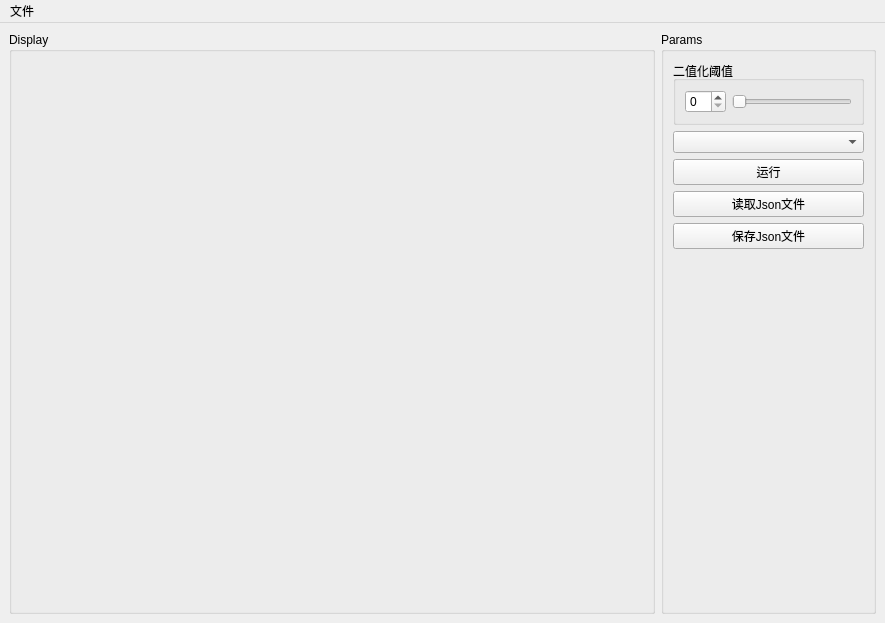
<?xml version="1.0" encoding="UTF-8"?>
<ui version="4.0">
 <class>ICWindow</class>
 <widget class="QMainWindow" name="ICWindow">
  <property name="geometry">
   <rect>
    <x>0</x>
    <y>0</y>
    <width>885</width>
    <height>623</height>
   </rect>
  </property>
  <property name="windowTitle">
   <string>IC标注工具</string>
  </property>
  <widget class="QWidget" name="centralwidget">
   <layout class="QHBoxLayout" name="horizontalLayout" stretch="3,1">
    <item>
     <widget class="QGroupBox" name="groupBox_Display">
      <property name="title">
       <string>Display</string>
      </property>
      <layout class="QGridLayout" name="gridLayout">
       <item row="0" column="0">
        <widget class="ICPaintingView" name="paintingView" native="true"/>
       </item>
      </layout>
     </widget>
    </item>
    <item>
     <widget class="QGroupBox" name="groupBox_Params">
      <property name="title">
       <string>Params</string>
      </property>
      <layout class="QVBoxLayout" name="verticalLayout">
       <item>
        <widget class="QGroupBox" name="groupBox_Threshold1">
         <property name="title">
          <string>二值化阈值</string>
         </property>
         <layout class="QGridLayout" name="gridLayout_2">
          <item row="0" column="0">
           <widget class="QSpinBox" name="spinBox_Threshold1"/>
          </item>
          <item row="0" column="1">
           <widget class="QSlider" name="horizontalSlider_Threshold1">
            <property name="orientation">
             <enum>Qt::Horizontal</enum>
            </property>
           </widget>
          </item>
         </layout>
        </widget>
       </item>
       <item>
        <widget class="QComboBox" name="comboBox_ModeSelect"/>
       </item>
       <item>
        <widget class="QPushButton" name="pushButton_Run">
         <property name="text">
          <string>运行</string>
         </property>
        </widget>
       </item>
       <item>
        <widget class="QPushButton" name="pushButton_ReadJson">
         <property name="text">
          <string>读取Json文件</string>
         </property>
        </widget>
       </item>
       <item>
        <widget class="QPushButton" name="pushButton_StoreJson">
         <property name="text">
          <string>保存Json文件</string>
         </property>
        </widget>
       </item>
       <item>
        <spacer name="verticalSpacer">
         <property name="orientation">
          <enum>Qt::Vertical</enum>
         </property>
         <property name="sizeHint" stdset="0">
          <size>
           <width>20</width>
           <height>438</height>
          </size>
         </property>
        </spacer>
       </item>
      </layout>
     </widget>
    </item>
   </layout>
  </widget>
  <widget class="QMenuBar" name="menubar">
   <property name="geometry">
    <rect>
     <x>0</x>
     <y>0</y>
     <width>885</width>
     <height>25</height>
    </rect>
   </property>
   <widget class="QMenu" name="menu">
    <property name="title">
     <string>文件</string>
    </property>
    <addaction name="action_AlgorithmConfig"/>
    <addaction name="action_OpenImages"/>
   </widget>
   <addaction name="menu"/>
  </widget>
  <action name="action_AlgorithmConfig">
   <property name="text">
    <string>算法参数配置</string>
   </property>
  </action>
  <action name="action_OpenImages">
   <property name="text">
    <string>批量打开图片</string>
   </property>
  </action>
 </widget>
 <customwidgets>
  <customwidget>
   <class>ICPaintingView</class>
   <extends>QWidget</extends>
   <header>icpaintingview.h</header>
   <container>1</container>
  </customwidget>
 </customwidgets>
 <resources/>
 <connections/>
</ui>
